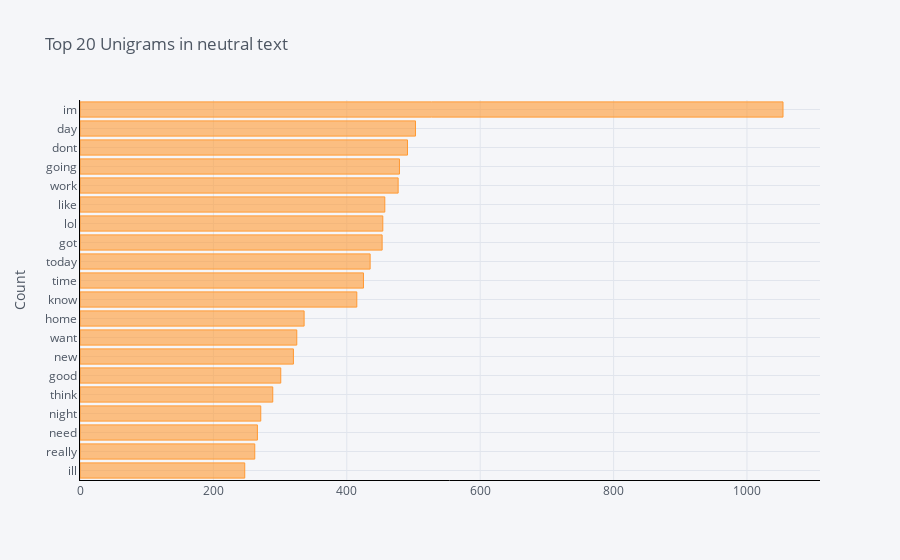

Notebook code for this chart:
### Code cell
df1 = pd.DataFrame(neutral_unigrams, columns = ['Text' , 'count'])
df1.groupby('Text').sum()['count'].sort_values(ascending=True).iplot(
    kind='bar', yTitle='Count', linecolor='black',color='orange', title='Top 20 Unigrams in neutral text',orientation='h')

### Figure 1 — Plotly figure (JSON) as saved in the notebook; plotly's stock layout.template omitted (floating-point values rounded to 4 significant figures)
{"data": [{"marker": {"color": "rgba(255, 153, 51, 0.6)", "line": {"color": "rgba(255, 153, 51, 1.0)", "width": 1}}, "name": "count", "orientation": "h", "text": "", "type": "bar", "x": [247, 262, 266, 271, 289, 301, 320, 325, 336, 415, 425, 435, 453, 454, 457, 477, 479, 491, 503, 1054], "y": ["ill", "really", "need", "night", "think", "good", "new", "want", "home", "know", "time", "today", "got", "lol", "like", "work", "going", "dont", "day", "im"]}], "layout": {"legend": {"bgcolor": "#F5F6F9", "font": {"color": "#4D5663"}}, "paper_bgcolor": "#F5F6F9", "plot_bgcolor": "#F5F6F9", "title": {"font": {"color": "#4D5663"}, "text": "Top 20 Unigrams in neutral text"}, "xaxis": {"gridcolor": "#E1E5ED", "linecolor": "black", "showgrid": true, "tickfont": {"color": "#4D5663"}, "title": {"font": {"color": "#4D5663"}, "text": ""}, "zerolinecolor": "#E1E5ED"}, "yaxis": {"gridcolor": "#E1E5ED", "linecolor": "black", "showgrid": true, "tickfont": {"color": "#4D5663"}, "title": {"font": {"color": "#4D5663"}, "text": "Count"}, "zerolinecolor": "#E1E5ED"}}}
